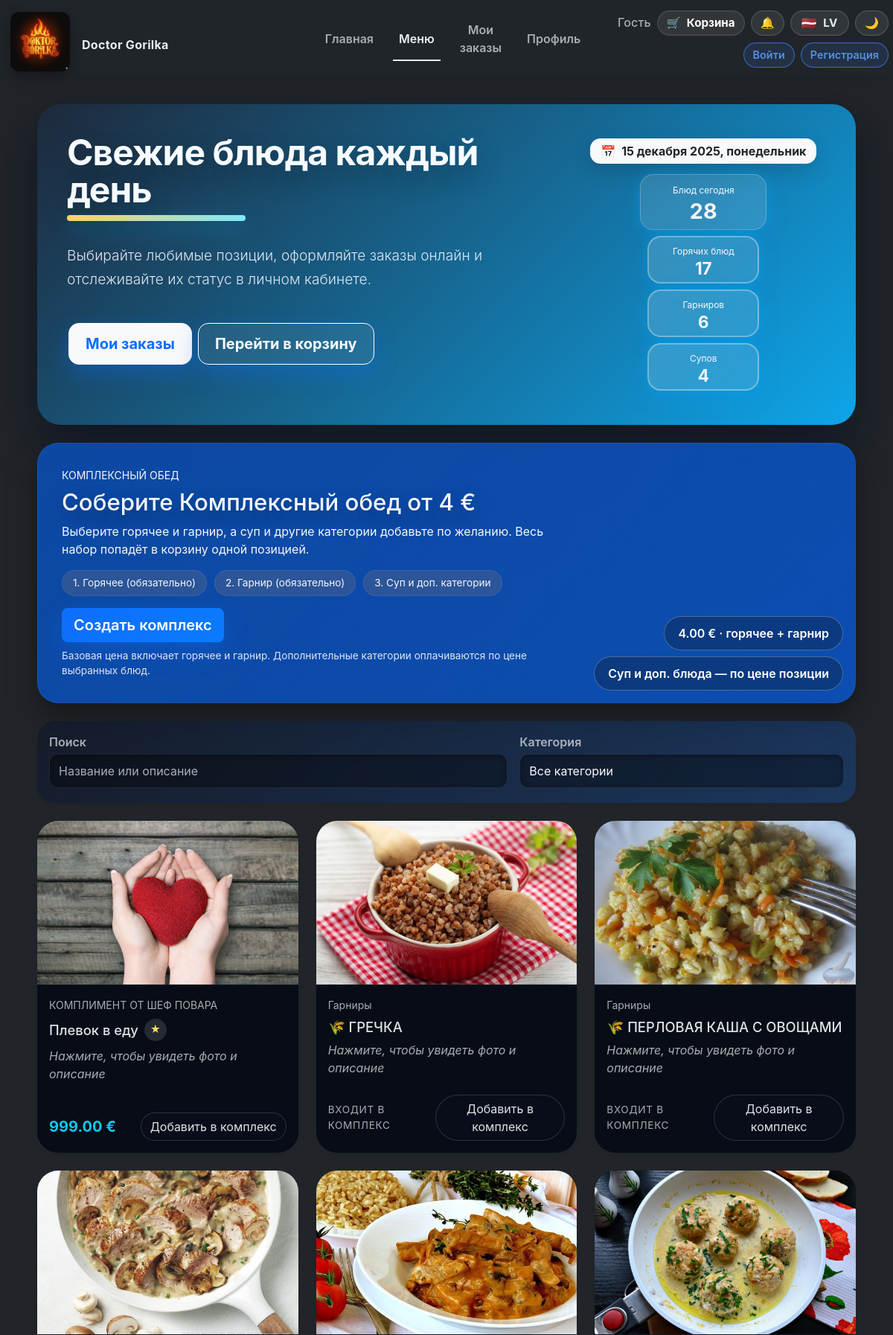
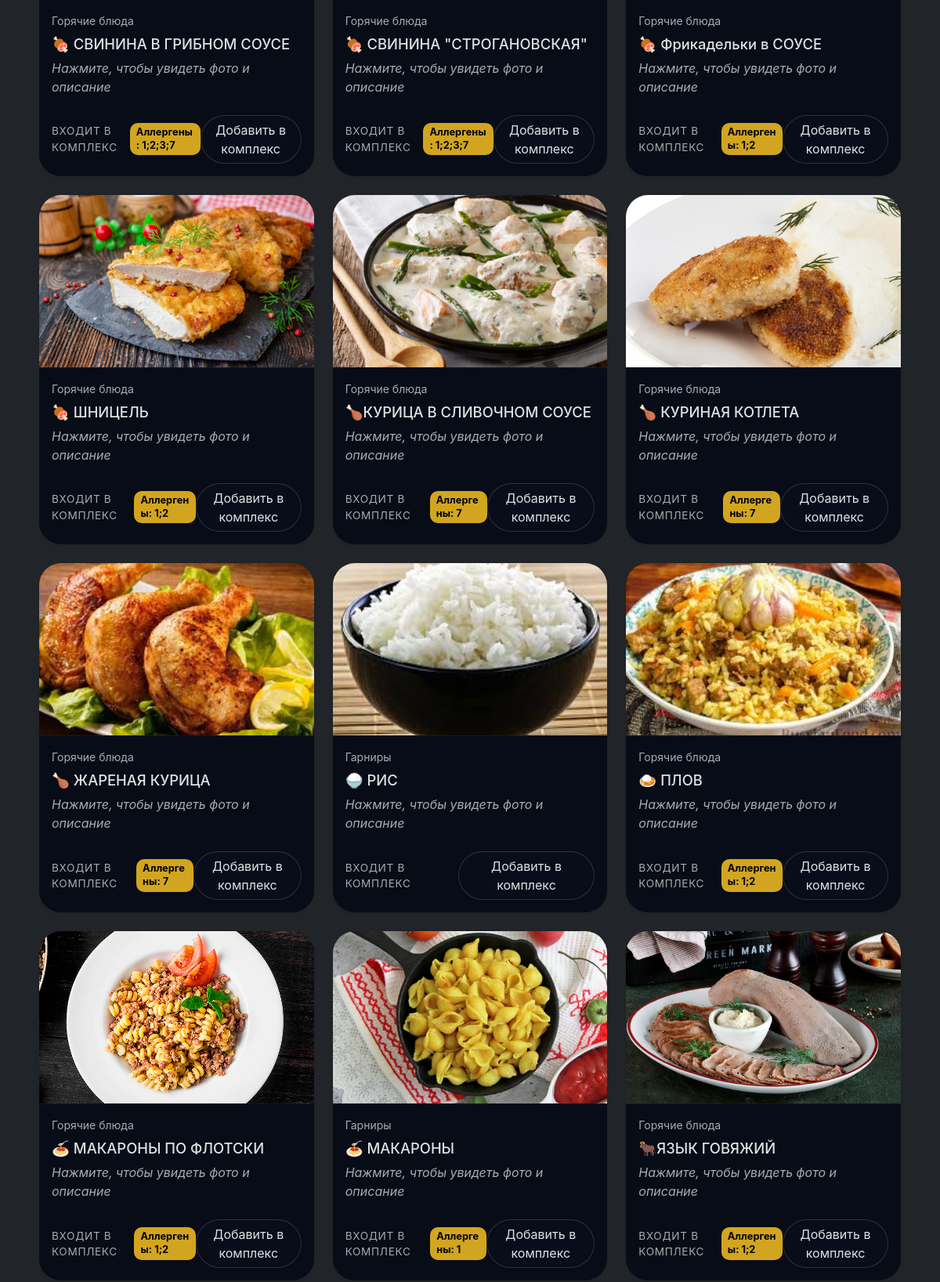
The page /menu (upper part) on the database its author committed (2 pictures, top to bottom).
### tables this page shows
CREATE TABLE menu (
    id INTEGER PRIMARY KEY AUTOINCREMENT,
    title TEXT NOT NULL,
    description TEXT,
    price REAL NOT NULL,
    image_url TEXT,
    category TEXT
, image_gallery TEXT, ingredients TEXT, is_today INTEGER DEFAULT 0, use_manual_price INTEGER DEFAULT 0, name_original TEXT, name_ru TEXT, name_lv TEXT, description_original TEXT, description_ru TEXT, description_lv TEXT, category_original TEXT, category_ru TEXT, category_lv TEXT, ingredients_original TEXT, ingredients_ru TEXT, ingredients_lv TEXT, category_role TEXT DEFAULT 'main', category_key TEXT, allergens TEXT);

### resources/views/menu.php (the view, shortened to what the rows shown need)
<?php
$comboOptions = $comboOptions ?? ['categories' => [], 'roles' => [], 'counts' => []];
$comboRoles = $comboOptions['roles'] ?? [];
$locale = currentLocale();
$localizedFieldMap = [
    'ru' => ['name' => 'nameRu', 'description' => 'descriptionRu', 'category' => 'categoryRu'],
    'lv' => ['name' => 'nameLv', 'description' => 'descriptionLv', 'category' => 'categoryLv'],
];
$activeLocalizedFields = $localizedFieldMap[$locale] ?? ['name' => 'nameOriginal', 'description' => 'descriptionOriginal', 'category' => 'categoryOriginal'];
?>
<div class="page-container menu-page">
<div class="hero-card mb-4">
    <div class="row g-3 hero-layout align-items-stretch">
        <div class="col-md-8">
            <h1 class="display-5 fw-bold"><?= htmlspecialchars(translate('menu.hero.title')) ?></h1>
        </div>
    </div>
</div>
<div class="combo-hero mb-4">
    <div class="combo-hero__content">
        <h2 class="mb-2"><?= htmlspecialchars(translate('menu.combo.title')) ?></h2>
    </div>
</div>
<?php if (empty($menuItems)): ?>
    <div class="empty-state">
        <?php if ($search !== '' || $selectedCategory !== ''): ?>
            <?= htmlspecialchars(translate('menu.empty.filtered')) ?>
        <?php else: ?>
            <?= htmlspecialchars(translate('menu.empty.default')) ?>
        <?php endif; ?>
    </div>
<?php else: ?>
    <div class="row row-cols-1 row-cols-sm-2 row-cols-lg-3 g-4" id="menuCardsGrid">
        <?php foreach ($menuItems as $item): ?>
            <?php $gallery = $item->galleryImages(); $isUnique = $item->isUnique(); ?>
            <?php
                $nameField = $activeLocalizedFields['name'];
                $descriptionField = $activeLocalizedFields['description'];
                $categoryField = $activeLocalizedFields['category'];
                $localizedName = $item->$nameField ?? $item->nameOriginal ?? $item->title;
                $localizedDescription = $item->$descriptionField ?? $item->descriptionOriginal ?? $item->description ?? translate('common.no_description');
                $localizedCategory = $item->$categoryField ?? $item->categoryOriginal ?? translate('menu.card.no_category');
                $localizedIngredients = $item->ingredients ?? $item->ingredientsOriginal ?? '';
                $allergens = $item->allergens ?? '';
                $roleKey = $comboRoles[$item->id] ?? null;
            ?>
            <div class="col">
                <div class="card h-100 border-0 shadow-sm menu-card" data-item='<?= json_encode([
                    'id' => $item->id,
                    'title' => $localizedName,
                    'description' => $localizedDescription ?? '',
                    'ingredients' => $localizedIngredients,
                    'allergens' => $allergens,
                    'category' => $localizedCategory,
                    'price' => number_format($item->price, 2, '.', ' '),
                    'raw_price' => (float)$item->price,
                    'is_unique' => $isUnique,
                    'gallery' => $gallery,
                ], JSON_HEX_APOS | JSON_HEX_QUOT) ?>' data-combo-role="<?= htmlspecialchars($roleKey ?? '') ?>">
                <?php if (!empty($gallery[0])): ?>
                    <img src="/assets/images/<?= $gallery[0] ?>" class="card-img-top" alt="<?= htmlspecialchars($localizedName) ?>">
                <?php else: ?>
                    <img src="https://via.placeholder.com/400x220?text=<?= urlencode(translate('common.no_photo')) ?>" class="card-img-top" alt="<?= htmlspecialchars(translate('common.no_photo')) ?>">
                <?php endif; ?>
                    <div class="card-body d-flex flex-column">
                        <div class="small text-muted mb-2"><?= htmlspecialchars($localizedCategory) ?></div>
                        <h5 class="card-title d-flex align-items-center gap-2">
                            <?= htmlspecialchars($localizedName) ?>
                            <?php if ($isUnique): ?>
                                <span class="unique-chip" title="<?= htmlspecialchars(translate('menu.card.unique_badge')) ?>">★</span>
                            <?php endif; ?>
                        </h5>
                        <p class="card-text flex-grow-1 text-muted fst-italic"><?= htmlspecialchars(translate('menu.card.click_hint')) ?></p>
                        <div class="d-flex justify-content-between align-items-center mt-2">
                            <?php if ($isUnique): ?>
                                <span class="fs-5 fw-bold text-info menu-price"><?= number_format($item->price, 2, '.', ' ') ?> €</span>
                            <?php else: ?>
                                <span class="menu-price menu-price--placeholder text-muted"><?= htmlspecialchars(translate('menu.card.price_included')) ?></span>
                            <?php endif; ?>
                            <?php if ($allergens): ?>
                                <span class="allergens-badge"><?= htmlspecialchars(translate('menu.card.allergens')) ?>: <?= htmlspecialchars($allergens) ?></span>
                            <?php endif; ?>
                            <?php if ($roleKey): ?>
                                <button type="button" class="btn btn-outline-light combo-select-btn" data-id="<?= $item->id ?>" data-default-text="<?= htmlspecialchars(translate('menu.card.button_default')) ?>" data-combo-role="<?= htmlspecialchars($roleKey) ?>" onclick="event.stopPropagation();"><?= htmlspecialchars(translate('menu.card.button_default')) ?></button>
                            <?php endif; ?>
                        </div>
                    </div>
                </div>
            </div>
        <?php endforeach; ?>
    </div>
<?php endif; ?>
</div>

### rows shown on the page
menu: shows a picture, localizedCategory "КОМПЛИМЕНТ ОТ ШЕФ ПОВАРА", localizedName "Плевок в еду", price "999.00"
menu: shows a picture, localizedCategory "Гарниры", localizedName "🌾 ГРЕЧКА"
menu: shows a picture, localizedCategory "Гарниры", localizedName "🌾 ПЕРЛОВАЯ КАША С ОВОЩАМИ"
menu: shows a picture, localizedCategory "Горячие блюда", localizedName "🍖 СВИНИНА В ГРИБНОМ СОУСЕ", allergens "1;2;3;7"
menu: shows a picture, localizedCategory "Горячие блюда", localizedName "🍖 СВИНИНА \"СТРОГАНОВСКАЯ\"", allergens "1;2;3;7"
menu: shows a picture, localizedCategory "Горячие блюда", localizedName "🍖 Фрикадельки в СОУСЕ", allergens "1;2"
menu: shows a picture, localizedCategory "Горячие блюда", localizedName "🍖 ШНИЦЕЛЬ", allergens "1;2"
menu: shows a picture, localizedCategory "Горячие блюда", localizedName "🍗КУРИЦА В СЛИВОЧНОМ СОУСЕ", allergens "7"
menu: shows a picture, localizedCategory "Горячие блюда", localizedName "🍗 КУРИНАЯ КОТЛЕТА", allergens "7"
menu: shows a picture, localizedCategory "Горячие блюда", localizedName "🍗 ЖАРЕНАЯ КУРИЦА", allergens "7"
menu: shows a picture, localizedCategory "Гарниры", localizedName "🍚 РИС"
menu: shows a picture, localizedCategory "Горячие блюда", localizedName "🍛 ПЛОВ", allergens "1;2"
menu: shows a picture, localizedCategory "Горячие блюда", localizedName "🍝 МАКАРОНЫ ПО ФЛОТСКИ", allergens "1;2"
menu: shows a picture, localizedCategory "Гарниры", localizedName "🍝 МАКАРОНЫ", allergens "1"
menu: shows a picture, localizedCategory "Горячие блюда", localizedName "🐂ЯЗЫК ГОВЯЖИЙ", allergens "1;2"

### other values the page prints
translate('nav.home') "Главная"
translate('nav.menu') "Меню"
translate('nav.orders') "Мои заказы"
translate('nav.profile') "Профиль"
translate('nav.guest') "Гость"
translate('nav.cart') "Корзина"
$nextLocaleFlag "🇱🇻"
$nextLocaleShort "LV"
translate('nav.login') "Войти"
translate('nav.register') "Регистрация"
translate('menu.hero.title') "Свежие блюда каждый день"
translate('menu.hero.subtitle') "Выбирайте любимые позиции, оформляйте заказы онлайн и отслеживайте их статус в личном кабинете."
translate('menu.hero.orders_btn') "Мои заказы"
translate('menu.hero.cart_btn') "Перейти в корзину"
$menuDateLabel "15 декабря 2025, понедельник"
